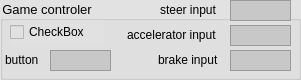
     <widget class="QGroupBox" name="groupBox_16">
      <property name="geometry">
       <rect>
        <x>320</x>
        <y>300</y>
        <width>301</width>
        <height>80</height>
       </rect>
      </property>
      <property name="font">
       <font>
        <pointsize>10</pointsize>
       </font>
      </property>
      <property name="styleSheet">
       <string notr="true">background-color: rgba(225, 225, 225, 225);</string>
      </property>
      <property name="title">
       <string>Game controler</string>
      </property>
      <widget class="QLabel" name="label_38">
       <property name="geometry">
        <rect>
         <x>127</x>
         <y>25</y>
         <width>111</width>
         <height>20</height>
        </rect>
       </property>
       <property name="font">
        <font>
         <pointsize>9</pointsize>
        </font>
       </property>
       <property name="styleSheet">
        <string notr="true">background-color: rgba(255, 255, 255, 0);</string>
       </property>
       <property name="text">
        <string>accelerator input</string>
       </property>
      </widget>
      <widget class="QTextEdit" name="textEdit_gameDrv">
       <property name="geometry">
        <rect>
         <x>230</x>
         <y>25</y>
         <width>61</width>
         <height>21</height>
        </rect>
       </property>
       <property name="font">
        <font>
         <pointsize>9</pointsize>
        </font>
       </property>
       <property name="styleSheet">
        <string notr="true">background-color: rgb(200, 200, 200);</string>
       </property>
       <property name="verticalScrollBarPolicy">
        <enum>Qt::ScrollBarAlwaysOff</enum>
       </property>
       <property name="readOnly">
        <bool>true</bool>
       </property>
      </widget>
      <widget class="QTextEdit" name="textEdit_gameStr">
       <property name="geometry">
        <rect>
         <x>230</x>
         <y>0</y>
         <width>61</width>
         <height>21</height>
        </rect>
       </property>
       <property name="font">
        <font>
         <pointsize>9</pointsize>
        </font>
       </property>
       <property name="styleSheet">
        <string notr="true">background-color: rgb(200, 200, 200);</string>
       </property>
       <property name="verticalScrollBarPolicy">
        <enum>Qt::ScrollBarAlwaysOff</enum>
       </property>
       <property name="readOnly">
        <bool>true</bool>
       </property>
      </widget>
      <widget class="QTextEdit" name="textEdit_gameBrk">
       <property name="geometry">
        <rect>
         <x>230</x>
         <y>50</y>
         <width>61</width>
         <height>21</height>
        </rect>
       </property>
       <property name="font">
        <font>
         <pointsize>9</pointsize>
        </font>
       </property>
       <property name="styleSheet">
        <string notr="true">background-color: rgb(200, 200, 200);</string>
       </property>
       <property name="verticalScrollBarPolicy">
        <enum>Qt::ScrollBarAlwaysOff</enum>
       </property>
       <property name="readOnly">
        <bool>true</bool>
       </property>
      </widget>
      <widget class="QLabel" name="label_39">
       <property name="geometry">
        <rect>
         <x>160</x>
         <y>0</y>
         <width>71</width>
         <height>20</height>
        </rect>
       </property>
       <property name="font">
        <font>
         <pointsize>9</pointsize>
        </font>
       </property>
       <property name="styleSheet">
        <string notr="true">background-color: rgba(255, 255, 255, 0);</string>
       </property>
       <property name="text">
        <string>steer input</string>
       </property>
      </widget>
      <widget class="QLabel" name="label_72">
       <property name="geometry">
        <rect>
         <x>158</x>
         <y>50</y>
         <width>71</width>
         <height>20</height>
        </rect>
       </property>
       <property name="font">
        <font>
         <pointsize>9</pointsize>
        </font>
       </property>
       <property name="styleSheet">
        <string notr="true">background-color: rgba(255, 255, 255, 0);</string>
       </property>
       <property name="text">
        <string>brake input</string>
       </property>
      </widget>
      <widget class="QLabel" name="label_74">
       <property name="geometry">
        <rect>
         <x>5</x>
         <y>50</y>
         <width>41</width>
         <height>20</height>
        </rect>
       </property>
       <property name="font">
        <font>
         <pointsize>9</pointsize>
        </font>
       </property>
       <property name="styleSheet">
        <string notr="true">background-color: rgba(255, 255, 255, 0);</string>
       </property>
       <property name="text">
        <string>button</string>
       </property>
      </widget>
      <widget class="QTextEdit" name="textEdit_gameButton">
       <property name="geometry">
        <rect>
         <x>50</x>
         <y>50</y>
         <width>61</width>
         <height>21</height>
        </rect>
       </property>
       <property name="font">
        <font>
         <pointsize>9</pointsize>
        </font>
       </property>
       <property name="styleSheet">
        <string notr="true">background-color: rgb(200, 200, 200);</string>
       </property>
       <property name="verticalScrollBarPolicy">
        <enum>Qt::ScrollBarAlwaysOff</enum>
       </property>
       <property name="readOnly">
        <bool>true</bool>
       </property>
      </widget>
      <widget class="QCheckBox" name="checkBox_gameEnable">
       <property name="geometry">
        <rect>
         <x>10</x>
         <y>20</y>
         <width>94</width>
         <height>24</height>
        </rect>
       </property>
       <property name="font">
        <font>
         <pointsize>9</pointsize>
        </font>
       </property>
       <property name="text">
        <string>CheckBox</string>
       </property>
      </widget>
     </widget>
